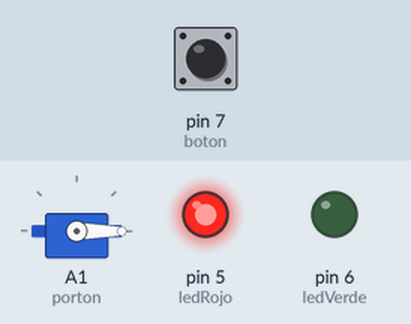
Bench run of a sketch on a simulated Arduino Uno, built with avr-gcc and run on an emulated ATmega328P. Shown: servo, output pins drawn as LEDs (lit = HIGH). The test bench sets the inputs (shaded band); at power-on: pin 7 (boton) LOW.

Above: at 1.2 s.
1.3 s: pin 7 (boton) pulled HIGH for 0.15 s
At 1.6 s:
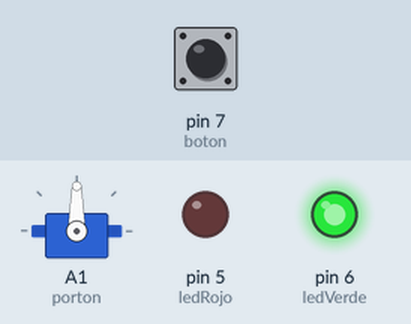
Timing chart, 0 to 12.8 s (numbered marks = the images above; inputs shaded):
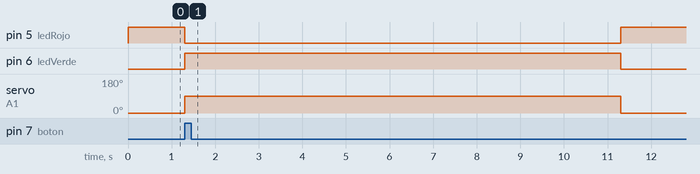

The sketch:

Porton.ino
```cpp
#include <Servo.h>

Servo porton;

int ledVerde = 6;
int ledRojo = 5;
int boton = 7;
bool estado;

void setup() {
  pinMode(ledVerde, OUTPUT);
  pinMode(ledRojo, OUTPUT);
  porton.attach(A1);
  porton.write(0);
  pinMode(boton, INPUT);
}

void loop() {

  digitalWrite(ledRojo, HIGH);

  estado = digitalRead(boton);

  if (estado == 1) {
    digitalWrite(ledRojo, LOW);
    digitalWrite(ledVerde, HIGH);
    porton.write(90);
    delay(10000);
  } else {
    digitalWrite(ledVerde, LOW);
    porton.write(0);
  }
}
```

Measured:
- after the input at 1.3 s, pin 5 (ledRojo): HIGH → LOW at once, → HIGH 10.0 s later; pin 6 (ledVerde): LOW → HIGH at once, → LOW 10.0 s later; servo on A1 (porton): 0° → 90° at once, → 0° 10.0 s later
